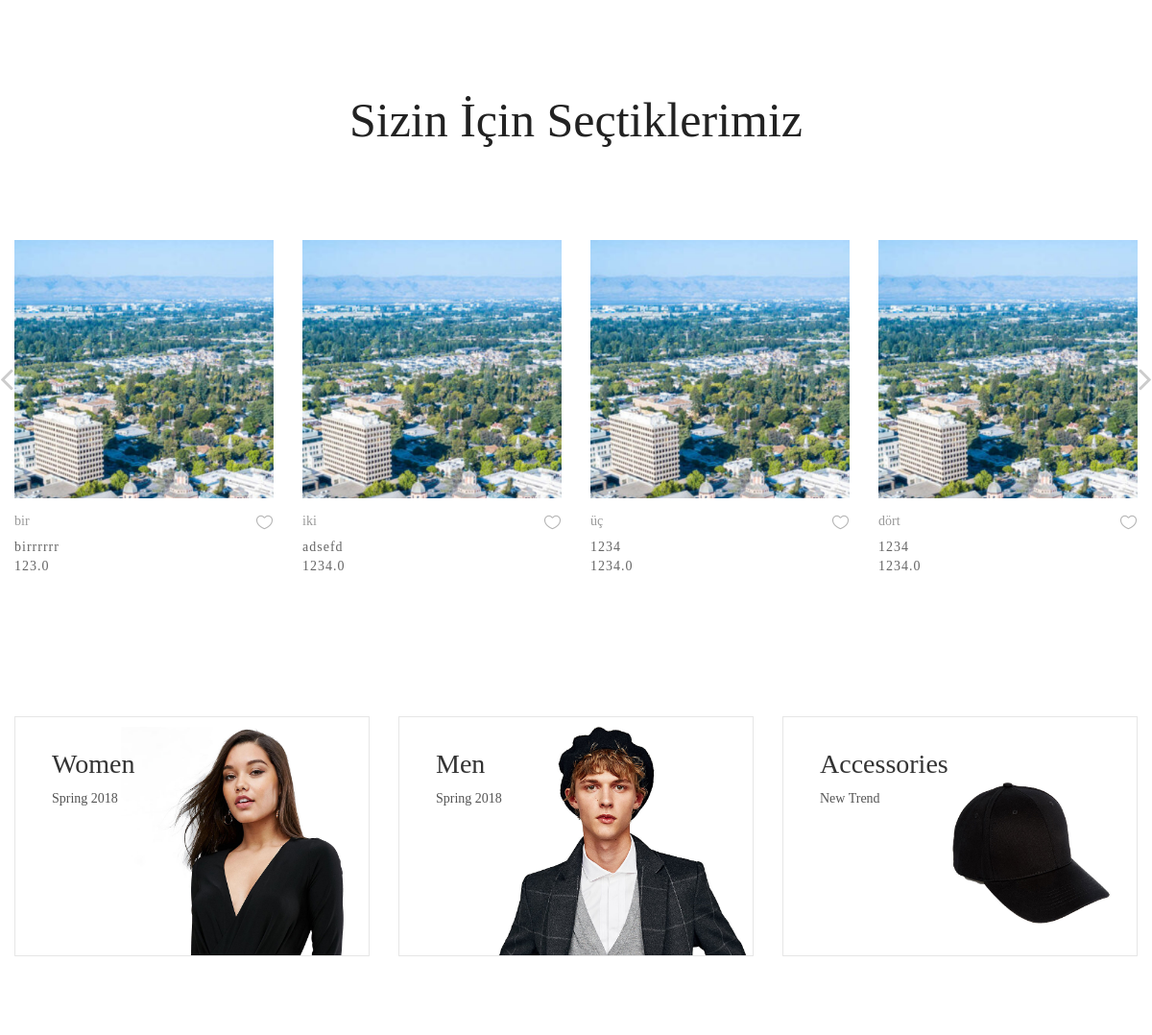
The app's page / (middle part), older data.
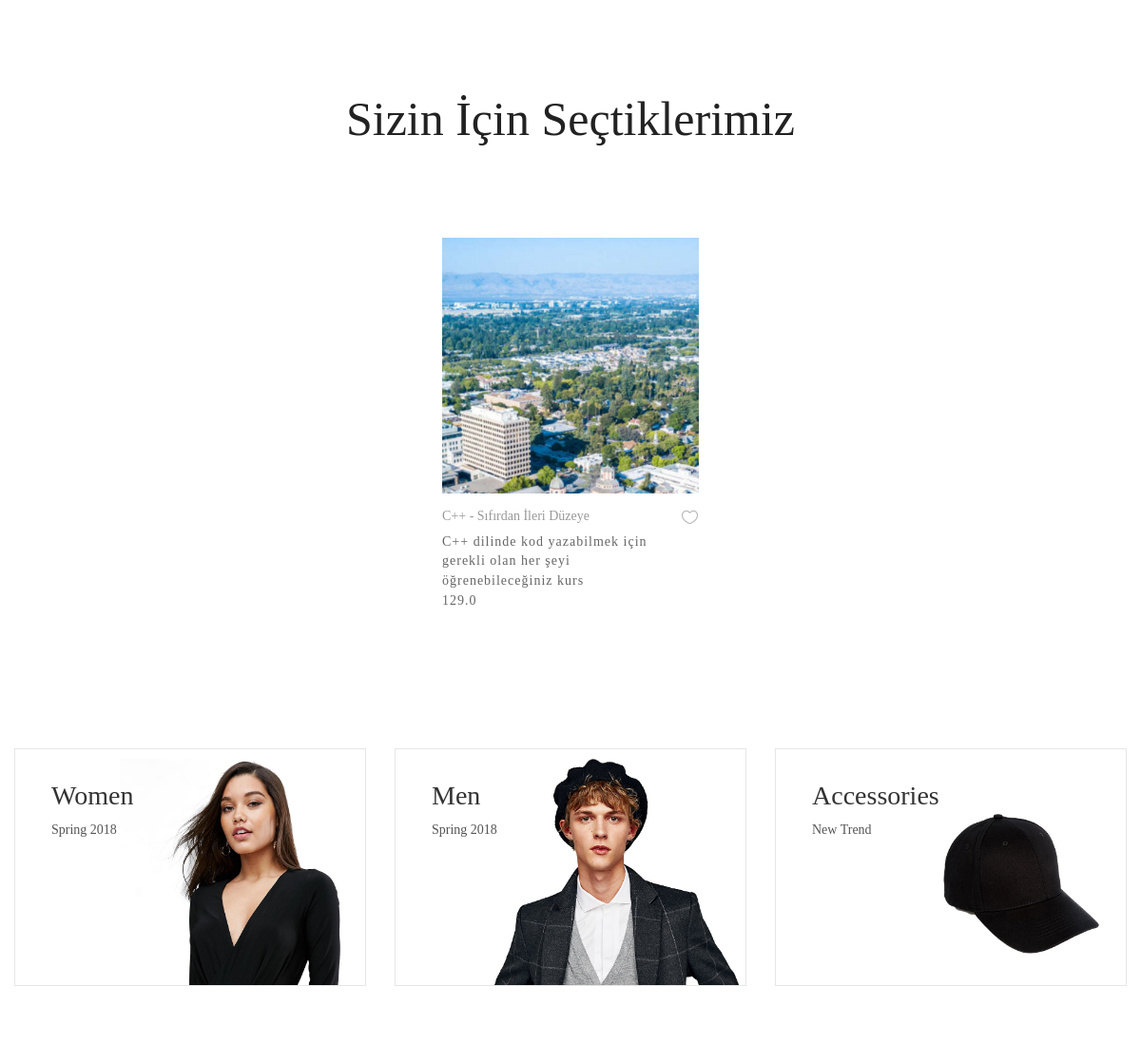
The same page, newer data.
### product/models.py (models this page shows, shortened)
class Course(models.Model):
    STATUS=(
        ('True','Evet'),
        ('False','Hayir'),
    )
    category=models.ForeignKey(Category,on_delete=models.CASCADE)     #relation with category
    title=models.CharField(max_length=150)
    description=models.CharField(max_length=255)
    keywords=models.CharField(max_length=255)
    slug=models.SlugField()
    image=models.ImageField(blank=True,upload_to='images/')
    price=models.FloatField()
    detail=models.TextField()              #RichTextUploadingField()
    status=models.CharField(max_length=10,choices=STATUS)
    detail=RichTextUploadingField()
    crate_at=models.DateTimeField(auto_now_add=True)
    update_at=models.DateTimeField(auto_now=True)
    def image_tag(self):
        return mark_safe('<img src="{}" height="50"/>'.format(self.image.url))
    image_tag.short_description = 'Image'

### home/views.py (the view)
# urls.py: path('', views.index, name='index'),
def index(request):
    category=Category.objects.all
    setting=Setting.objects.get(pk=1)
    sliderdata=Course.objects.all()[:10]
    selected_category=Category.objects.all()
    context = {'setting': setting, 'page':'home','sliderdata':sliderdata,'category':category,'selected_category':selected_category}
    return render(request, 'indexhome.html', context)

### home/templates/indexhome.html (shortened to what this page needs)
{% extends "homebase.html" %}
{% block slider %}
    {% include "slider2.html" %}
{% endblock %}
{% block content %}
    {% include "content.html" %}
{% endblock %}

### home/templates/homebase.html (shortened to what this page needs)
<!DOCTYPE html>
<html lang="en">
<head>
    {% load static %}
	<link rel="stylesheet" type="text/css" href="{% static 'vendor/bootstrap/css/bootstrap.min.css' %}">
	<link rel="stylesheet" type="text/css" href="{% static 'fonts/font-awesome-4.7.0/css/font-awesome.min.css' %}">
	<link rel="stylesheet" type="text/css" href="{% static 'fonts/iconic/css/material-design-iconic-font.min.css' %}">
	<link rel="stylesheet" type="text/css" href="{% static 'fonts/linearicons-v1.0.0/icon-font.min.css' %}">
	<link rel="stylesheet" type="text/css" href="{% static 'vendor/animate/animate.css' %}">
	<link rel="stylesheet" type="text/css" href="{% static 'vendor/css-hamburgers/hamburgers.min.css' %}">
	<link rel="stylesheet" type="text/css" href="{% static 'vendor/animsition/css/animsition.min.css' %}">
	<link rel="stylesheet" type="text/css" href="{% static 'vendor/select2/select2.min.css' %}">
	<link rel="stylesheet" type="text/css" href="{% static 'vendor/daterangepicker/daterangepicker.css' %}">
	<link rel="stylesheet" type="text/css" href="{% static 'vendor/slick/slick.css' %}">
	<link rel="stylesheet" type="text/css" href="{% static 'vendor/MagnificPopup/magnific-popup.css' %}">
	<link rel="stylesheet" type="text/css" href="{% static 'vendor/perfect-scrollbar/perfect-scrollbar.css' %}">
	<link rel="stylesheet" type="text/css" href="{% static 'css/util.css' %}">
	<link rel="stylesheet" type="text/css" href="{% static 'css/main.css' %}">
</head>
    {% block slider %}{% endblock %}
    {% block content %}{% endblock %}
<body>
</body>
</html>

### home/templates/header.html (shortened to what this page needs)
{% load static%}
                                {% load mptt_tags %}
                    {% load mptt_tags %}

### home/templates/cart.html (shortened to what this page needs)
{% load static%}

### home/templates/slider.html (shortened to what this page needs)
{% load static%}

### home/templates/slider2.html (shortened to what this page needs)
{% load static%}
<section class="sec-product bg0 p-t-100 p-b-50">
    <div class="container">
        <div class="p-b-32">
            <h3 class="ltext-105 cl5 txt-center respon1">
                Sizin İçin Seçtiklerimiz
            </h3>
        </div>
        <div class="tab01">
            <div class="tab-content p-t-50">
                <div class="tab-pane fade show active" id="best-seller" role="tabpanel">
                    <div class="wrap-slick2">
                        <div class="slick2">
                            {% for rs in sliderdata %}
                            <div class="item-slick2 p-l-15 p-r-15 p-t-15 p-b-15">
                                <div class="block2">
                                    <div class="block2-pic hov-img0">
                                        <img src="{{ rs.image.url }}" alt="IMG-PRODUCT">
                                    </div>
                                    <div class="block2-txt flex-w flex-t p-t-14">
                                        <div class="block2-txt-child1 flex-col-l ">
                                            <a href="/product/{{rs.id}}/{{rs.title}}" class="stext-104 cl4 hov-cl1 trans-04 js-name-b2 p-b-6">
                                                {{ rs.title }}
                                            </a>
                                            <span class="stext-105 cl3">
                                                {{ rs.description }}
                                            </span>
                                            <span class="stext-105 cl3">
                                                {{ rs.price }}
                                            </span>
                                        </div>
                                        <div class="block2-txt-child2 flex-r p-t-3">
                                            <a href="#" class="btn-addwish-b2 dis-block pos-relative js-addwish-b2">
                                                <img class="icon-heart1 dis-block trans-04" src="{%static 'images/icons/icon-heart-01.png' %}" alt="ICON">
                                            </a>
                                        </div>
                                    </div>
                                </div>
                            </div>
                            {% endfor %}
                        </div>
                    </div>
                </div>
            </div>
    </div>
</section>

### home/templates/content.html (shortened to what this page needs)
{% load static%}
<div class="sec-banner bg0 p-t-80 p-b-50">
    <div class="container">
        <div class="row">
            <div class="col-md-6 col-xl-4 p-b-30 m-lr-auto">
                <div class="block1 wrap-pic-w">
                    <img src="{% static 'images/banner-01.jpg' %}" alt="IMG-BANNER">
                    <a href="product.html" class="block1-txt ab-t-l s-full flex-col-l-sb p-lr-38 p-tb-34 trans-03 respon3">
                        <div class="block1-txt-child1 flex-col-l">
                            <span class="block1-name ltext-102 trans-04 p-b-8">
                                Women
                            </span>
                            <span class="block1-info stext-102 trans-04">
                                Spring 2018
                            </span>
                        </div>
                    </a>
                </div>
            </div>
            <div class="col-md-6 col-xl-4 p-b-30 m-lr-auto">
                <div class="block1 wrap-pic-w">
                    <img src="{% static 'images/banner-02.jpg' %}" alt="IMG-BANNER">
                    <a href="product.html" class="block1-txt ab-t-l s-full flex-col-l-sb p-lr-38 p-tb-34 trans-03 respon3">
                        <div class="block1-txt-child1 flex-col-l">
                            <span class="block1-name ltext-102 trans-04 p-b-8">
                                Men
                            </span>
                            <span class="block1-info stext-102 trans-04">
                                Spring 2018
                            </span>
                        </div>
                    </a>
                </div>
            </div>
            <div class="col-md-6 col-xl-4 p-b-30 m-lr-auto">
                <div class="block1 wrap-pic-w">
                    <img src="{% static 'images/banner-03.jpg' %}" alt="IMG-BANNER">
                    <a href="product.html" class="block1-txt ab-t-l s-full flex-col-l-sb p-lr-38 p-tb-34 trans-03 respon3">
                        <div class="block1-txt-child1 flex-col-l">
                            <span class="block1-name ltext-102 trans-04 p-b-8">
                                Accessories
                            </span>
                            <span class="block1-info stext-102 trans-04">
                                New Trend
                            </span>
                        </div>
                    </a>
                </div>
            </div>
        </div>
    </div>
</div>

### home/templates/footer.html (shortened to what this page needs)
{% load static%}

### home/static/css/main.css (style rules this page uses)
.container { max-width: 1380px; }
@media (max-width: 1600px) { .container { max-width: 1200px; } }
.slick-slide { outline: none !important; }
.wrap-slick2 { position: relative; margin-right: -15px; margin-left: -15px; }
.block1 { position: relative; border: 1px solid #e6e6e6; }
.block1-txt { background-color: rgba(103,117,214,0.0); }
.block1-name { color: #333; }
.block1-info { color: #555; }
.block2-pic { position: relative; }
.block2-txt-child1 { width: calc(100% - 30px); }
.block2-txt-child2 { width: 30px; }
.cl3 { color: #666; }
.cl4 { color: #999; }
.cl5 { color: #222; }
.stext-102 { font-family: Poppins-Regular; font-size: 14px; line-height: 1.7; }
.stext-104 { font-family: Poppins-Regular; font-size: 14px; line-height: 1.466667; }
.stext-105 { font-family: Poppins-Regular; font-size: 14px; line-height: 1.466667; letter-spacing: 1px; }
.ltext-102 { font-family: Poppins-Bold; font-size: 28px; line-height: 1.1; }
.ltext-105 { font-family: Poppins-Bold; font-size: 50px; line-height: 1.1; }
.bg0 { background-color: #fff; }
.hov-img0 { display: block; overflow: hidden; }
.hov-img0 img { width: 100%; -webkit-transition: transform 0.9s ease; -o-transition: transform 0.9s ease; -moz-transition: transform 0.9s ease; transition: transform 0.9s ease; }

Row changes from the older to the newer data that the page shows:
removed Course: image (picture), title "bir", description "birrrrrr", price "123.0"
removed Course: image (picture), title "iki", description "adsefd", price "1234.0"
removed Course: image (picture), title "üç", description "1234", price "1234.0"
removed Course: image (picture), title "dört", description "1234", price "1234.0"
added Course: image (picture), title "C++ - Sıfırdan İleri Düzeye", description "C++ dilinde kod yazabilmek için gerekli olan her şeyi öğrenebileceğiniz kurs", price "129.0"
